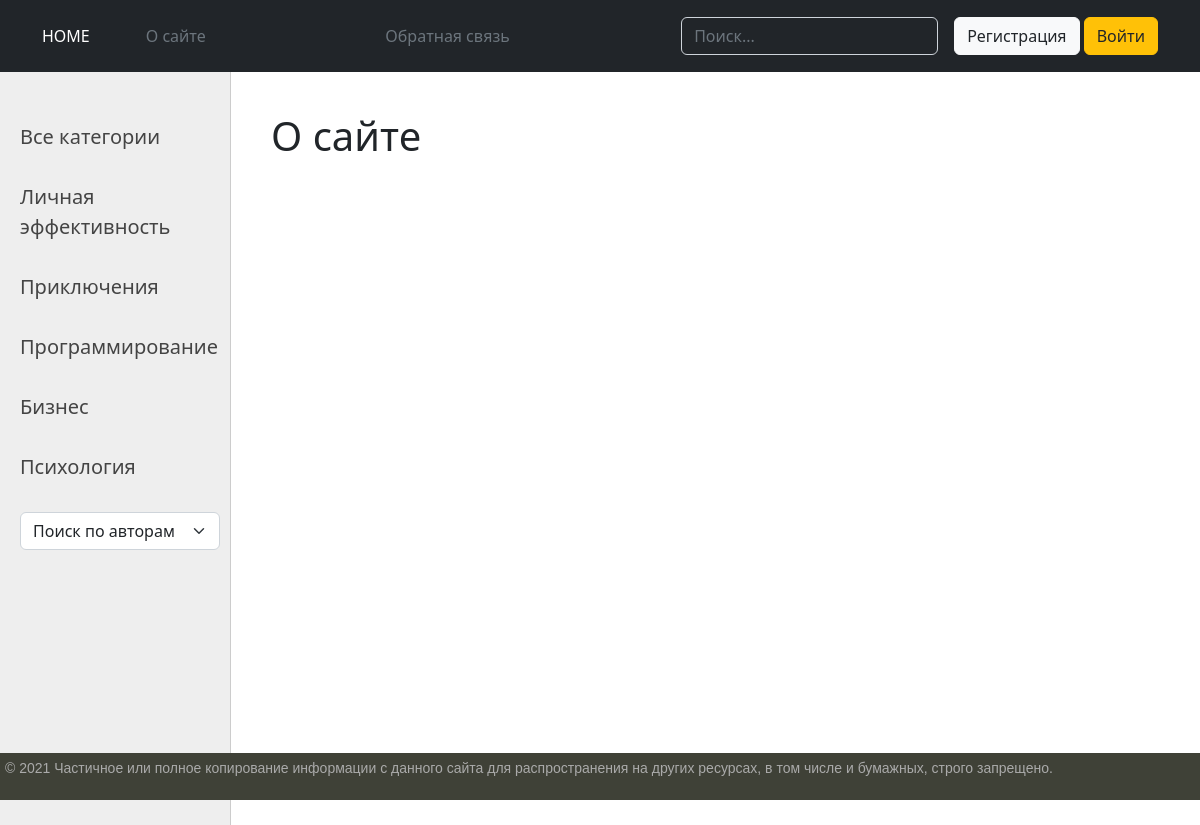
The page /about/ on the database its author committed.
### book/models/genre.py (models this page shows, shortened)
class Genre(models.Model):
    name = models.CharField('Genre', max_length=50, db_index=True, unique=False)
    slug = models.SlugField(max_length=100, unique=True, db_index=True, verbose_name='URL')
    def get_absolute_url(self):
        return reverse('category', kwargs={'category_slug': self.slug})
    class Meta:
        verbose_name = 'Категория'
        verbose_name_plural = 'Категории'
        ordering = ['id']

### book/views.py (the view)
# urls.py: path('about/', about, name='about'),
def about(request):
    return render(request, 'book/about.html', {'menu': menu, 'title': 'О сайте'})

### book/templatetags/book_tags.py (called while the page is built)
@register.inclusion_tag('book/list_category.html')
def show_categories(sort=None, category_selected=0):
    if not sort:
        category = Genre.objects.all()
    else:
        category = Genre.objects.order_by(sort)
    return {"category": category, "category_selected": category_selected}

### book/templates/book/about.html
{% extends 'book/base.html' %}
{% block content %}
<h1>{{title}}</h1>
{% endblock %}

### book/templates/book/list_category.html
{% for c in category %}
	{% if c.pk == category_selected %}
		<li class="selected">{{c.name}}</li>
	{% else %}
		<li><a href="{{ c.get_absolute_url }}">{{c.name}}</a></li>
	{% endif %}
{% endfor %}

### book/static/book/css/styles.css (style rules this page uses)
html, body { font-family: 'Arial'; margin: 0; padding: 0; height: 100%; width: 100%; color: #00FFFF; }
a { color: #0059b2; text-decoration: none; }
.left-chapters ul li { margin: 30px 0 0 0; color: #999; }
.left-chapters ul li a { color: #444; text-decoration: none; }

### rows shown on the page
Genre: name "Личная эффективность"
Genre: name "Приключения"
Genre: name "Программирование"
Genre: name "Бизнес"
Genre: name "Психология"

### other values the page prints
{{ m.title }} "О сайте" "Обратная связь"
{{ title }} "О сайте"
